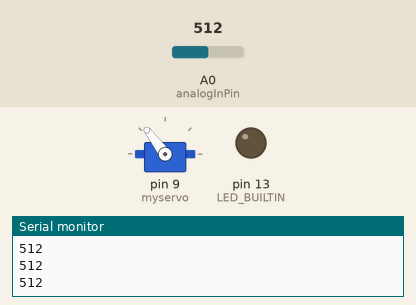
Recording of a sketch running on a simulated Arduino Uno, built with avr-gcc and run on an emulated ATmega328P. On the bench: servo, output pins drawn as LEDs (lit = HIGH), the last lines printed to the serial monitor. The inputs (shaded band) are chosen by the test bench; at power-on: A0 (analogInPin) = 512.

Above: at 1.2 s.
1.3 s: A0 (analogInPin) set to 886
2.8 s: A0 (analogInPin) set to 910
At 4.9 s:
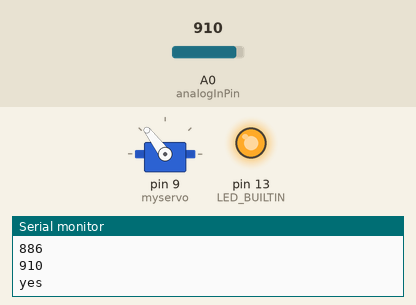
5.8 s: A0 (analogInPin) set to 900
At 7.6 s:
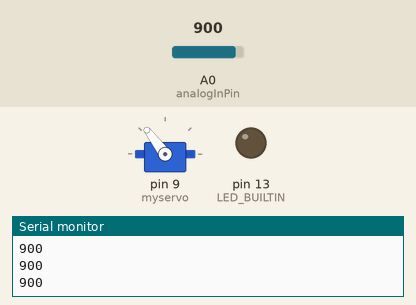
7.9 s: A0 (analogInPin) set to 1023
At 8.8 s:
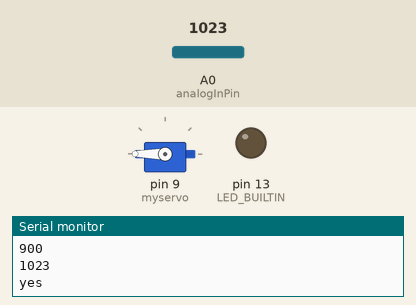
Timing chart, 0 to 11.9 s (numbered marks = the images above; inputs shaded):
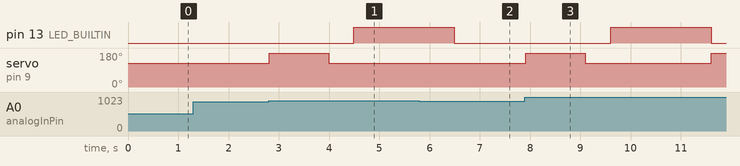

The sketch:

vending.ino
```cpp
#include <Servo.h>

Servo myservo;
int sensorValue = 0;
int analogInPin = A0;

void setup() {
    Serial.begin(9600);
  while (!Serial) {
    ; // wait for serial port to connect. Needed for native USB port only
  }
  //run once
  myservo.attach(9);  //servo signal pin 9
  myservo.write(127);  //stop servo
  // the setup function runs once when you press reset or power the board
  // initialize digital pin LED_BUILTIN as an output.
  pinMode(LED_BUILTIN, OUTPUT);
}


void loop() {
 sensorValue = analogRead(analogInPin);  //read sensor
 Serial.println(sensorValue);
 if(sensorValue>900) {  //if coin is dropped
 Serial.print("yes");

 myservo.write(273);  //start moving servo
 delay(1190);  //wait for servo to move
 myservo.write(127);  //stop moving servo
 delay(500);  //wait for noise to die down
  digitalWrite(LED_BUILTIN, HIGH);   // turn the LED on (HIGH is the voltage level)
  delay(2000);                       // wait for two seconds
  digitalWrite(LED_BUILTIN, LOW);    // turn the LED off by making the voltage LOW;
 };
 delay(2);  //sampling speed
}
```

Measured:
- the behaviour switches between 900 and 901 on A0 (analogInPin) (found by bisection; images 0 and 1)
- after the input at 2.8 s, pin 13 (LED_BUILTIN): LOW → HIGH after 1.7 s; servo on pin 9 (myservo): 127° → 180° at once, → 127° 1.2 s later
- after the input at 5.8 s, servo on pin 9 (myservo): stays 127° (without the input it goes to 180° after 0.70 s)
- after the input at 7.9 s, pin 13 (LED_BUILTIN): LOW → HIGH after 1.7 s, → LOW 2.0 s later; servo on pin 9 (myservo): 127° → 180° at once, → 127° 1.2 s later, → 180° 2.5 s later
